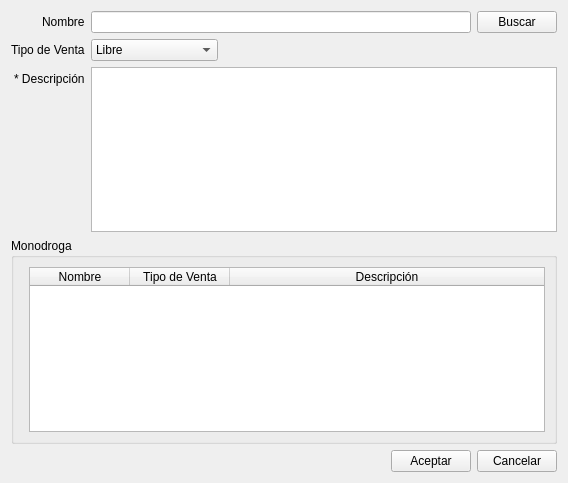
<?xml version="1.0" encoding="UTF-8"?>
<ui version="4.0">
 <class>vtnMonodroga</class>
 <widget class="QWidget" name="vtnMonodroga">
  <property name="geometry">
   <rect>
    <x>0</x>
    <y>0</y>
    <width>568</width>
    <height>483</height>
   </rect>
  </property>
  <property name="windowTitle">
   <string>Alta Monodroga</string>
  </property>
  <layout class="QFormLayout" name="formLayout">
   <property name="fieldGrowthPolicy">
    <enum>QFormLayout::AllNonFixedFieldsGrow</enum>
   </property>
   <property name="labelAlignment">
    <set>Qt::AlignRight|Qt::AlignTrailing|Qt::AlignVCenter</set>
   </property>
   <item row="0" column="0">
    <widget class="QLabel" name="label">
     <property name="text">
      <string>Nombre</string>
     </property>
    </widget>
   </item>
   <item row="0" column="1">
    <layout class="QHBoxLayout" name="horizontalLayout">
     <item>
      <widget class="QLineEdit" name="lineNombre">
       <property name="statusTip">
        <string>Ingrese el nombre de la monodroga (solo letras)</string>
       </property>
       <property name="accessibleDescription">
        <string>palabra</string>
       </property>
      </widget>
     </item>
     <item>
      <widget class="QPushButton" name="btnBuscar">
       <property name="text">
        <string>Buscar</string>
       </property>
      </widget>
     </item>
    </layout>
   </item>
   <item row="1" column="0">
    <widget class="QLabel" name="label_4">
     <property name="text">
      <string>Tipo de Venta</string>
     </property>
    </widget>
   </item>
   <item row="1" column="1">
    <layout class="QHBoxLayout" name="horizontalLayout_2">
     <item>
      <widget class="QComboBox" name="cmbTipoVenta">
       <property name="statusTip">
        <string>Seleccione el tipo de venta que la monodroga exige</string>
       </property>
       <item>
        <property name="text">
         <string>Libre</string>
        </property>
       </item>
       <item>
        <property name="text">
         <string>Receta</string>
        </property>
       </item>
       <item>
        <property name="text">
         <string>Receta Archivada</string>
        </property>
       </item>
      </widget>
     </item>
     <item>
      <spacer name="horizontalSpacer">
       <property name="orientation">
        <enum>Qt::Horizontal</enum>
       </property>
       <property name="sizeHint" stdset="0">
        <size>
         <width>40</width>
         <height>20</height>
        </size>
       </property>
      </spacer>
     </item>
    </layout>
   </item>
   <item row="2" column="0">
    <widget class="QLabel" name="label_2">
     <property name="text">
      <string>* Descripción</string>
     </property>
    </widget>
   </item>
   <item row="2" column="1">
    <widget class="QTextEdit" name="txtDescripcion">
     <property name="statusTip">
      <string>Ingrese la descripción de la monodroga (opcional)</string>
     </property>
    </widget>
   </item>
   <item row="4" column="1">
    <layout class="QHBoxLayout" name="horizontalLayout_3">
     <item>
      <spacer name="horizontalSpacer_2">
       <property name="orientation">
        <enum>Qt::Horizontal</enum>
       </property>
       <property name="sizeHint" stdset="0">
        <size>
         <width>40</width>
         <height>20</height>
        </size>
       </property>
      </spacer>
     </item>
     <item>
      <widget class="QPushButton" name="btnAceptar">
       <property name="text">
        <string>Aceptar</string>
       </property>
      </widget>
     </item>
     <item>
      <widget class="QPushButton" name="btnCancelar">
       <property name="text">
        <string>Cancelar</string>
       </property>
      </widget>
     </item>
    </layout>
   </item>
   <item row="3" column="0" colspan="2">
    <widget class="QGroupBox" name="groupMonodroga">
     <property name="title">
      <string>Monodroga</string>
     </property>
     <layout class="QFormLayout" name="formLayout_2">
      <item row="0" column="1">
       <widget class="QTableWidget" name="tablaMonodroga">
        <property name="editTriggers">
         <set>QAbstractItemView::NoEditTriggers</set>
        </property>
        <property name="tabKeyNavigation">
         <bool>true</bool>
        </property>
        <property name="selectionMode">
         <enum>QAbstractItemView::SingleSelection</enum>
        </property>
        <property name="selectionBehavior">
         <enum>QAbstractItemView::SelectRows</enum>
        </property>
        <attribute name="horizontalHeaderStretchLastSection">
         <bool>true</bool>
        </attribute>
        <column>
         <property name="text">
          <string>Nombre</string>
         </property>
        </column>
        <column>
         <property name="text">
          <string>Tipo de Venta</string>
         </property>
        </column>
        <column>
         <property name="text">
          <string>Descripción</string>
         </property>
        </column>
       </widget>
      </item>
     </layout>
    </widget>
   </item>
  </layout>
 </widget>
 <tabstops>
  <tabstop>lineNombre</tabstop>
  <tabstop>btnBuscar</tabstop>
  <tabstop>cmbTipoVenta</tabstop>
  <tabstop>txtDescripcion</tabstop>
  <tabstop>tablaMonodroga</tabstop>
  <tabstop>btnAceptar</tabstop>
  <tabstop>btnCancelar</tabstop>
 </tabstops>
 <resources/>
 <connections/>
</ui>
